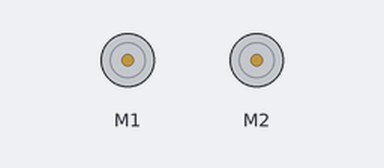
A sketch run on a simulated Arduino Uno, built for the host (arithmetic inside an expression is 32-bit, double 64-bit). On the bench: 2 × DC motor (green arrow = forward, orange = backward, longer = faster). What the sketch prints to the serial monitor is not drawn.

Above: at 7.3 s.
Timing chart, 0 to 9.9 s (numbered marks = the images above):
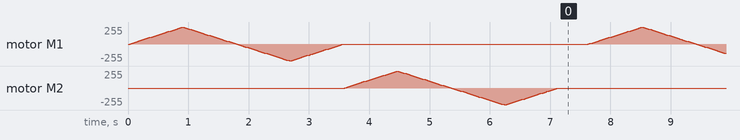

The sketch:

motor_driver_v2.ino
```cpp
#include "DualG2HighPowerMotorShield.h"

// Uncomment the version corresponding with the version of your shield.
// DualG2HighPowerMotorShield24v14 md;
// DualG2HighPowerMotorShield18v18 md;
// DualG2HighPowerMotorShield24v18 md;
DualG2HighPowerMotorShield18v22 md;

void stopIfFault()
{
  if (md.getM1Fault())
  {
    md.disableDrivers();
	delay(1);
    Serial.println("M1 fault");
    while (1);
  }
  if (md.getM2Fault())
  {
    md.disableDrivers();
	delay(1);
    Serial.println("M2 fault");
    while (1);
  }

  if (md.getM3Fault())
  {
    md.disableDrivers();
	delay(1);
    Serial.println("M3 fault");
    while (1);
  }

  if (md.getM4Fault())
  {
    md.disableDrivers();
	delay(1);
    Serial.println("M4 fault");
    while (1);
  }
}

void setup()
{
  Serial.begin(115200);
  Serial.println("Dual G2 High Power Motor Shield");
  md.init();
  md.calibrateCurrentOffsets();

  delay(10);

  // Uncomment to flip a motor's direction:
  //md.flipM1(true);
  //md.flipM2(true);
}

void loop()
{
  md.enableDrivers();
  delay(1);  // The drivers require a maximum of 1ms to elapse when brought out of sleep mode.

  for (int i = 0; i <= 400; i++)
  {
    md.setM1Speed(i);
    stopIfFault();
    if (i%200 == 100)
    {
      Serial.print("M1 current: ");
      Serial.println(md.getM1CurrentMilliamps());
	}
    delay(2);
  }

  for (int i = 400; i >= -400; i--)
  {
    md.setM1Speed(i);
    stopIfFault();
    if (i%200 == 100)
    {
      Serial.print("M1 current: ");
      Serial.println(md.getM1CurrentMilliamps());
	}
    delay(2);
  }

  for (int i = -400; i <= 0; i++)
  {
    md.setM1Speed(i);
    stopIfFault();
    if (i%200 == 100)
    {
      Serial.print("M1 current: ");
      Serial.println(md.getM1CurrentMilliamps());
	}
    delay(2);
  }

  for (int i = 0; i <= 400; i++)
  {
    md.setM2Speed(i);
    stopIfFault();
    if (i%200 == 100)
    {
      Serial.print("M2 current: ");
      Serial.println(md.getM2CurrentMilliamps());
    }
    delay(2);
  }

  for (int i = 400; i >= -400; i--)
  {
    md.setM2Speed(i);
    stopIfFault();
    if (i%200 == 100)
    {
      Serial.print("M2 current: ");
      Serial.println(md.getM2CurrentMilliamps());
    }
    delay(2);
  }

  for (int i = -400; i <= 0; i++)
  {
    md.setM2Speed(i);
    stopIfFault();
    if (i%200 == 100)
    {
      Serial.print("M2 current: ");
      Serial.println(md.getM2CurrentMilliamps());
    }
    delay(2);
  }

  md.disableDrivers(); // Put the MOSFET drivers into sleep mode.
  delay(500);

}
```
